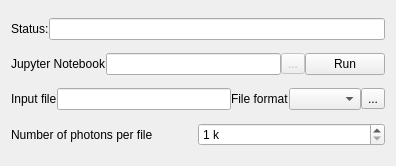
<?xml version="1.0" encoding="UTF-8"?>
<ui version="4.0">
 <class>Form</class>
 <widget class="QWidget" name="Form">
  <property name="geometry">
   <rect>
    <x>0</x>
    <y>0</y>
    <width>396</width>
    <height>166</height>
   </rect>
  </property>
  <property name="windowTitle">
   <string>Split files</string>
  </property>
  <layout class="QVBoxLayout" name="verticalLayout">
   <item>
    <layout class="QHBoxLayout" name="horizontalLayout_2">
     <property name="spacing">
      <number>0</number>
     </property>
     <item>
      <widget class="QLabel" name="label">
       <property name="text">
        <string>Status:</string>
       </property>
      </widget>
     </item>
     <item>
      <widget class="QLineEdit" name="status_label"/>
     </item>
    </layout>
   </item>
   <item>
    <layout class="QHBoxLayout" name="horizontalLayout_4">
     <property name="spacing">
      <number>0</number>
     </property>
     <item>
      <widget class="QLabel" name="label_4">
       <property name="text">
        <string>Jupyter Notebook</string>
       </property>
      </widget>
     </item>
     <item>
      <widget class="QLineEdit" name="notebook_file_display">
       <property name="readOnly">
        <bool>true</bool>
       </property>
      </widget>
     </item>
     <item>
      <widget class="QToolButton" name="select_notebook_button">
       <property name="enabled">
        <bool>false</bool>
       </property>
       <property name="text">
        <string>...</string>
       </property>
      </widget>
     </item>
     <item>
      <widget class="QPushButton" name="run_notebook_button">
       <property name="text">
        <string>Run</string>
       </property>
      </widget>
     </item>
    </layout>
   </item>
   <item>
    <layout class="QHBoxLayout" name="horizontalLayout_3">
     <property name="spacing">
      <number>0</number>
     </property>
     <item>
      <widget class="QLabel" name="label_2">
       <property name="text">
        <string>Input file</string>
       </property>
      </widget>
     </item>
     <item>
      <widget class="QLineEdit" name="input_filename"/>
     </item>
     <item>
      <widget class="QLabel" name="label_3">
       <property name="text">
        <string>File format</string>
       </property>
      </widget>
     </item>
     <item>
      <widget class="QComboBox" name="comboBox"/>
     </item>
     <item>
      <widget class="QToolButton" name="select_file_button">
       <property name="text">
        <string>...</string>
       </property>
      </widget>
     </item>
    </layout>
   </item>
   <item>
    <layout class="QHBoxLayout" name="horizontalLayout">
     <property name="spacing">
      <number>0</number>
     </property>
     <item>
      <widget class="QLabel" name="label_11">
       <property name="text">
        <string>Number of photons per file</string>
       </property>
      </widget>
     </item>
     <item>
      <widget class="QSpinBox" name="spinBox">
       <property name="suffix">
        <string> k</string>
       </property>
       <property name="minimum">
        <number>1</number>
       </property>
       <property name="maximum">
        <number>999999</number>
       </property>
      </widget>
     </item>
    </layout>
   </item>
  </layout>
 </widget>
 <resources/>
 <connections/>
</ui>
